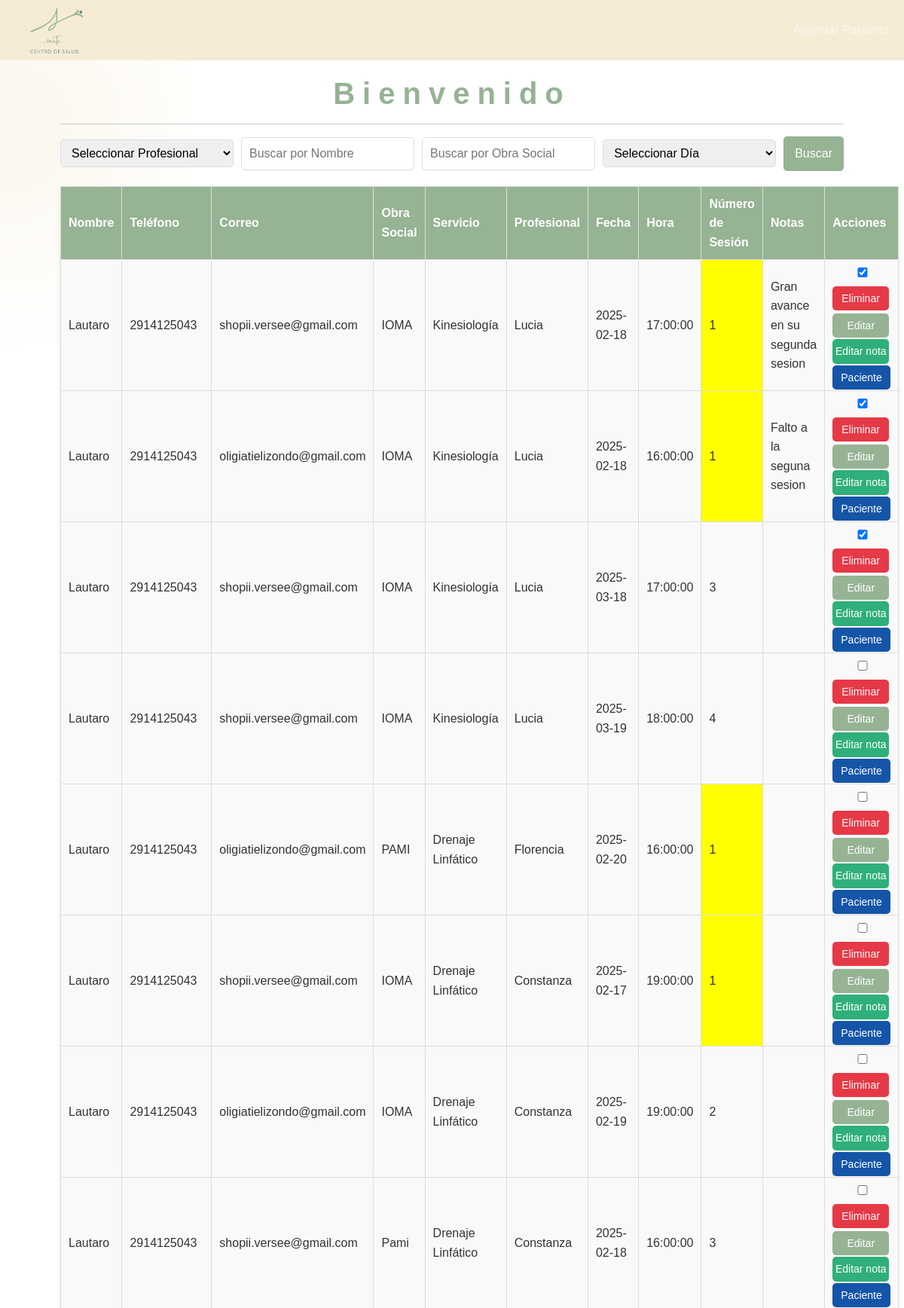
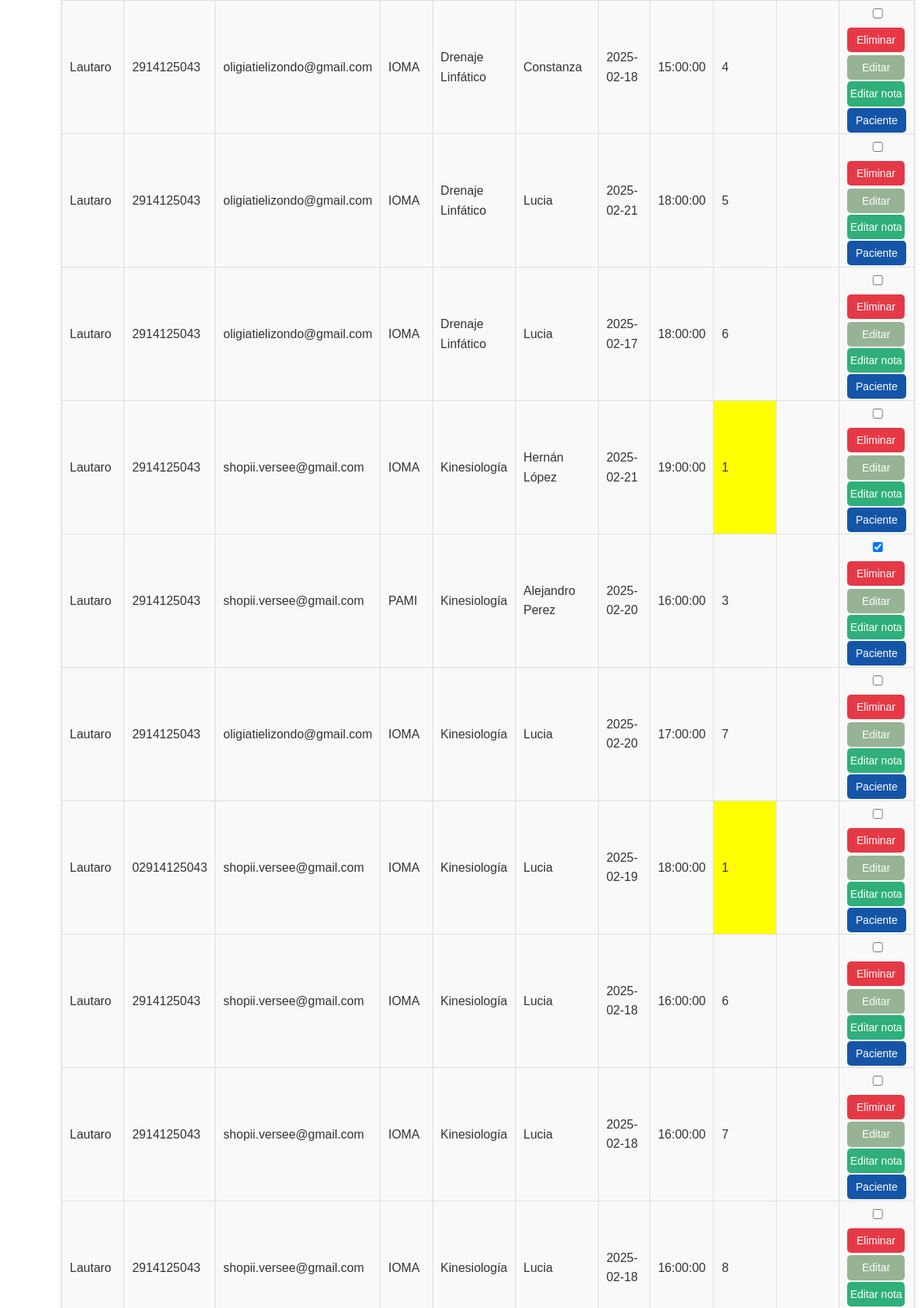
The page /admin/administrador.php (signed in, upper part) on the database its author committed (2 pictures, top to bottom).
### tables this page shows
CREATE TABLE `turnos` (
  `id` int(11) NOT NULL,
  `servicio` varchar(100) NOT NULL,
  `profesional` varchar(100) NOT NULL,
  `fecha` date NOT NULL,
  `hora` time NOT NULL,
  `nombre` varchar(100) NOT NULL,
  `gmail` varchar(200) NOT NULL,
  `telefono` varchar(20) NOT NULL,
  `obra_social` varchar(100) DEFAULT NULL,
  `comentarios` text DEFAULT NULL,
  `numero_sesion` int(11) DEFAULT NULL,
  `diagnostico` text DEFAULT NULL,
  `imagen_diagnostico` longblob DEFAULT NULL,
  `asistio` tinyint(1) DEFAULT 0
);

### admin/administrador.php (the view, shortened to what this page needs)
<?php
$conn = new mysqli('localhost', 'root', '', 'sante');
$busqueda_nombre = isset($_GET['nombre']) ? $_GET['nombre'] : '';
$busqueda_obra_social = isset($_GET['obra_social']) ? $_GET['obra_social'] : '';
$sql = "SELECT * FROM turnos WHERE 1=1";
$stmt = $conn->prepare($sql);
$stmt->execute();
$pacientes = $stmt->get_result();
?>
<!DOCTYPE html>
<html lang="es">
<head>
    <link rel="stylesheet" href="../css/style.css">
    <link rel="stylesheet" href="../bootstrap-5.1.3-dist/css/bootstrap.css">
    <link rel="stylesheet" href="https://cdnjs.cloudflare.com/ajax/libs/animate.css/4.1.1/animate.min.css">
    <link href="https://assets.calendly.com/assets/external/widget.css" rel="stylesheet">
</head>
<body>
    <header>
        <nav class="nav_container navbar-expand-lg navbar navbar-dark">
            <div class="container-fluid">
                <div class="logo_container">
                    <img class="logo" src="../img/santeLogo.jpg" alt="Logo">
                </div>
                <div class="" id="navbarNavAltMarkup">
                    <div class="collapse navbar-collapse" id="navbarNav">
                        <ul class="navbar-nav">
                            <li class="nav-item">
                                <a class="nav_link nav-link" href="../index.php">Agendar Paciente</a>
                            </li>
                        </ul>
                    </div>
                </div>
            </div>
        </nav>
    </header>
    <div class="content">
        <h1 style="font-weight: 600; letter-spacing: 10px;">Bienvenido</h1>
        <hr>
        <form method="GET" action="administrador.php">
            <select name="profesional" id="profesional">
                <option value="">Seleccionar Profesional</option>
            </select>
            <input type="text" name="nombre" value="<?php echo $busqueda_nombre; ?>" placeholder="Buscar por Nombre">
            <input type="text" name="obra_social" value="<?php echo $busqueda_obra_social; ?>" placeholder="Buscar por Obra Social">
            <select name="dia_semana" id="dia_semana">
                <option value="">Seleccionar Día</option>
            </select>
            <button type="submit">Buscar</button>
        </form>
        <?php if (isset($pacientes) && $pacientes->num_rows > 0): ?>
            <table>
                <thead>
                    <tr>
                        <th>Nombre</th>
                        <th>Teléfono</th>
                        <th>Correo</th>
                        <th>Obra Social</th>
                        <th>Servicio</th>
                        <th>Profesional</th>
                        <th>Fecha</th>
                        <th>Hora</th>
                        <th>Número de Sesión</th>
                        <th>Notas</th>
                        <th>Acciones</th>
                    </tr>
                </thead>
                <tbody>
                    <?php while ($row = $pacientes->fetch_assoc()): ?>
                        <tr>
                            <td><?php echo $row['nombre']; ?></td>
                            <td><?php echo $row['telefono']; ?></td>
                            <td><?php echo $row['gmail']; ?></td>
                            <td><?php echo $row['obra_social']; ?></td>
                            <td><?php echo $row['servicio']; ?></td>
                            <td><?php echo $row['profesional']; ?></td>
                            <td><?php echo $row['fecha']; ?></td>
                            <td><?php echo $row['hora']; ?></td>
                            <td class="<?php echo $row['numero_sesion'] == 1 ? 'highlight' : ''; ?>"><?php echo $row['numero_sesion']; ?></td>
                            <td><?php echo $row['comentarios']; ?></td>
                            <td>
                                <form method="POST" class="asistencia_contianer" action="administrador.php">
                                    <input type="checkbox" name="asistio" <?php echo $row['asistio'] ? 'checked' : ''; ?> onchange="this.form.submit()">
                                </form>
                                <a href="?eliminar_id=<?php echo $row['id']; ?>" class="delete-btn" onclick="return confirm('¿Estás seguro de que quieres eliminar este paciente?');">Eliminar</a>
                                <br>
                                <button class="edit-btn" onclick="abrirFormulario(<?php echo $row['id']; ?>, '<?php echo $row['obra_social']; ?>', '<?php echo $row['fecha']; ?>', '<?php echo $row['hora']; ?>', '<?php echo $row['numero_sesion']; ?>')">Editar</button>
                                <br>
                                <button class="nota-btn" onclick="notaFormulario('<?php echo $row['id']; ?>', '<?php echo addslashes(str_replace(array("\r\n", "\n", "\r"), '', $row['comentarios'])); ?>')">Editar nota</button>
                                <br>
                                <a href="diagnostico.php?id=<?php echo $row['id']; ?>" class="btn_diagnostico ">Paciente</a>
                            </td>
                        </tr>
                    <?php endwhile; ?>
                </tbody>
            </table>
        <?php else: ?>
            <p>No se encontraron pacientes con los criterios de búsqueda.</p>
        <?php endif; ?>
    </div>
</body>
</html>

### css/style.css (style rules this page uses)
body { font-family: 'Helvetica', 'Arial', sans-serif !important; margin: 0; padding: 0; box-sizing: border-box; background-color: #fff !important; }
.nav_container { background-color: #F6EBD5 !important; margin: 0; padding: 0 !important; }
.logo_container { width: 70px; height: 80px; position: relative; left: 20px; }
.logo { width: 80px; height: 100%; }
body { font-family: 'Poppins', sans-serif; margin: 0; padding: 0; background-color: #ffffff; color: #333; line-height: 1.6; box-sizing: border-box; }
h1, h2 { color: #96B394 ; text-align: center; }
a { text-decoration: none; color: inherit; transition: color 0.3s ease; }
button { cursor: pointer; border: none; padding: 10px 15px; border-radius: 5px; transition: background-color 0.3s ease; }
.content { padding: 20px; margin: auto; width: 90%; max-width: 1200px; }
form { display: flex; flex-wrap: wrap; gap: 10px; align-items: center; justify-content: space-between; margin-bottom: 20px; }
form input, form select { flex: 1; min-width: 150px; padding: 8px 10px; border: 1px solid #ddd; border-radius: 5px; }
form button { background-color: #96B394 ; color: #fff; }
table { width: 100%; border-collapse: collapse; margin-top: 20px; background-color: #fff; box-shadow: 0 4px 6px rgba(0, 0, 0, 0.1); }
th, td { text-align: left; padding: 10px; border: 1px solid #ddd; }
th { background-color: #96B394 ; color: #fff; }
td { background-color: #f9f9f9; }
.delete-btn { background-color: #e63946; color: #fff; border: none; padding: 8px 12px; border-radius: 5px; font-size: 14px; cursor: pointer; transition: background-color 0.3s ease; }
.edit-btn { background-color: #96B394 ; color: #fff; border: none; padding: 5px 2px; border-radius: 5px; font-size: 14px; cursor: pointer; width: 75px; transition: background-color 0.3s ease; margin-top: 6px; }
.nota-btn { background-color: rgb(47, 175, 122); color: #fff; border: none; padding: 5px 2px; border-radius: 5px; font-size: 14px; cursor: pointer; width: 75px; transition: background-color 0.3s ease; margin-top: 2px; }

### admin/administrador.php (style rules this page uses)
body { font-family: 'Poppins', sans-serif; margin: 0; padding: 0; background-color: #ffffff; color: #333; line-height: 1.6; box-sizing: border-box; }
h1, h2 { color: #96B394; text-align: center; }
a { text-decoration: none; color: inherit; transition: color 0.3s ease; }
button { cursor: pointer; border: none; padding: 10px 15px; border-radius: 5px; transition: background-color 0.3s ease; }
.content { padding: 20px; margin: auto; width: 90%; max-width: 1200px; }
form { display: flex; flex-wrap: wrap; gap: 10px; align-items: center; justify-content: space-between; margin-bottom: 20px; }
form input, form select { flex: 1; min-width: 150px; padding: 8px 10px; border: 1px solid #ddd; border-radius: 5px; }
form button { background-color: #96B394; color: #fff; }
table { width: 100%; border-collapse: collapse; margin-top: 20px; background-color: #fff; box-shadow: 0 4px 6px rgba(0, 0, 0, 0.1); }
th, td { text-align: left; padding: 10px; border: 1px solid #ddd; }
th { background-color: #96B394; color: #fff; }
td { background-color: #f9f9f9; }
.highlight { background-color: yellow; }
.delete-btn { background-color: #e63946; color: #fff; border: none; padding: 8px 12px; border-radius: 5px; font-size: 14px; cursor: pointer; transition: background-color 0.3s ease; position: relative; bottom: 5px; }
.btn_diagnostico { background-color: rgb(21, 85, 168); color: #fff; border: none; padding: 8px 11px; border-radius: 5px; font-size: 14px; cursor: pointer; transition: background-color 0.3s ease; position: relative; top: 5px; }
.edit-btn { background-color: #96B394; color: #fff; border: none; padding: 5px 2px; border-radius: 5px; font-size: 14px; cursor: pointer; width: 75px; transition: background-color 0.3s ease; margin-top: 2px; }
.nota-btn { background-color: rgb(47, 175, 122); color: #fff; border: none; padding: 5px 2px; border-radius: 5px; font-size: 14px; cursor: pointer; width: 75px; transition: background-color 0.3s ease; margin-top: 2px; }
.asistencia_contianer { width: 0; font-size: 20px; background-color: #333; text-align: center; position: relative; right: 35px; }

### rows shown on the page
turnos: nombre "Lautaro", telefono "2914125043", gmail "shopii.versee@gmail.com", obra_social "IOMA", servicio "Kinesiología", profesional "Lucia", fecha "2025-02-18", hora "17:00:00", numero_sesion "1", comentarios "Gran avance en su segunda sesion", asistio "☑"
turnos: nombre "Lautaro", telefono "2914125043", gmail "oligiatielizondo@gmail.com", obra_social "IOMA", servicio "Kinesiología", profesional "Lucia", fecha "2025-02-18", hora "16:00:00", numero_sesion "1", comentarios "Falto a la seguna sesion", asistio "☑"
turnos: nombre "Lautaro", telefono "2914125043", gmail "shopii.versee@gmail.com", obra_social "IOMA", servicio "Kinesiología", profesional "Lucia", fecha "2025-03-18", hora "17:00:00", numero_sesion "3", asistio "☑"
turnos: nombre "Lautaro", telefono "2914125043", gmail "shopii.versee@gmail.com", obra_social "IOMA", servicio "Kinesiología", profesional "Lucia", fecha "2025-03-19", hora "18:00:00", numero_sesion "4"
turnos: nombre "Lautaro", telefono "2914125043", gmail "oligiatielizondo@gmail.com", obra_social "PAMI", servicio "Drenaje Linfático", profesional "Florencia", fecha "2025-02-20", hora "16:00:00", numero_sesion "1"
turnos: nombre "Lautaro", telefono "2914125043", gmail "shopii.versee@gmail.com", obra_social "IOMA", servicio "Drenaje Linfático", profesional "Constanza", fecha "2025-02-17", hora "19:00:00", numero_sesion "1"
turnos: nombre "Lautaro", telefono "2914125043", gmail "oligiatielizondo@gmail.com", obra_social "IOMA", servicio "Drenaje Linfático", profesional "Constanza", fecha "2025-02-19", hora "19:00:00", numero_sesion "2"
turnos: nombre "Lautaro", telefono "2914125043", gmail "shopii.versee@gmail.com", obra_social "Pami", servicio "Drenaje Linfático", profesional "Constanza", fecha "2025-02-18", hora "16:00:00", numero_sesion "3"
turnos: nombre "Lautaro", telefono "2914125043", gmail "oligiatielizondo@gmail.com", obra_social "IOMA", servicio "Drenaje Linfático", profesional "Constanza", fecha "2025-02-18", hora "15:00:00", numero_sesion "4"
turnos: nombre "Lautaro", telefono "2914125043", gmail "oligiatielizondo@gmail.com", obra_social "IOMA", servicio "Drenaje Linfático", profesional "Lucia", fecha "2025-02-21", hora "18:00:00", numero_sesion "5"
turnos: nombre "Lautaro", telefono "2914125043", gmail "oligiatielizondo@gmail.com", obra_social "IOMA", servicio "Drenaje Linfático", profesional "Lucia", fecha "2025-02-17", hora "18:00:00", numero_sesion "6"
turnos: nombre "Lautaro", telefono "2914125043", gmail "shopii.versee@gmail.com", obra_social "IOMA", servicio "Kinesiología", profesional "Hernán López", fecha "2025-02-21", hora "19:00:00", numero_sesion "1"
turnos: nombre "Lautaro", telefono "2914125043", gmail "shopii.versee@gmail.com", obra_social "PAMI", servicio "Kinesiología", profesional "Alejandro Perez", fecha "2025-02-20", hora "16:00:00", numero_sesion "3", asistio "☑"
turnos: nombre "Lautaro", telefono "2914125043", gmail "oligiatielizondo@gmail.com", obra_social "IOMA", servicio "Kinesiología", profesional "Lucia", fecha "2025-02-20", hora "17:00:00", numero_sesion "7"
turnos: nombre "Lautaro", telefono "02914125043", gmail "shopii.versee@gmail.com", obra_social "IOMA", servicio "Kinesiología", profesional "Lucia", fecha "2025-02-19", hora "18:00:00", numero_sesion "1"
turnos: nombre "Lautaro", telefono "2914125043", gmail "shopii.versee@gmail.com", obra_social "IOMA", servicio "Kinesiología", profesional "Lucia", fecha "2025-02-18", hora "16:00:00", numero_sesion "6"
turnos: nombre "Lautaro", telefono "2914125043", gmail "shopii.versee@gmail.com", obra_social "IOMA", servicio "Kinesiología", profesional "Lucia", fecha "2025-02-18", hora "16:00:00", numero_sesion "7"
turnos: nombre "Lautaro", telefono "2914125043", gmail "shopii.versee@gmail.com", obra_social "IOMA", servicio "Kinesiología", profesional "Lucia", fecha "2025-02-18", hora "16:00:00", numero_sesion "8"
